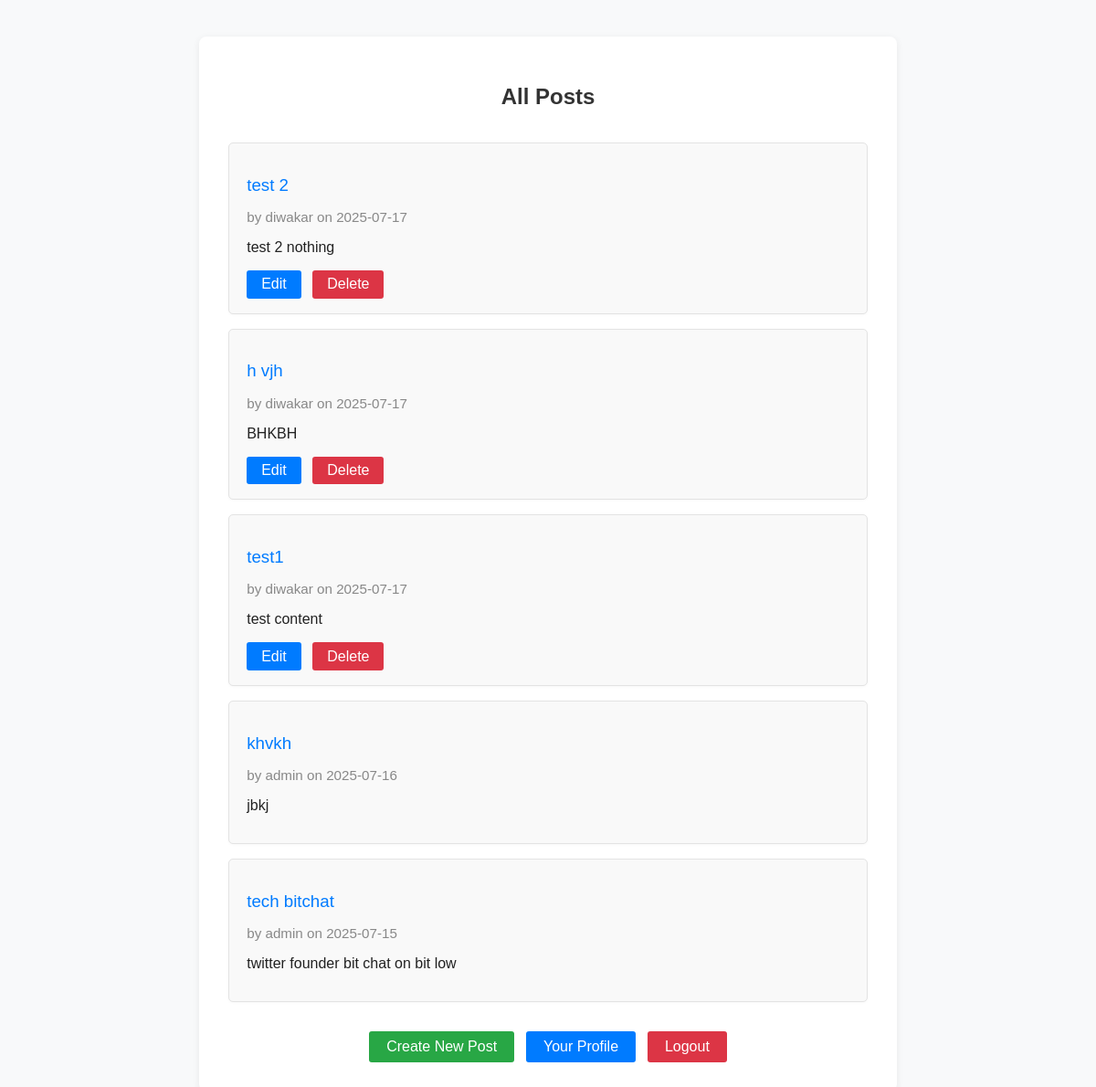
The page / (signed in) on the database its author committed.
### secureblog/models.py (models this page shows, shortened)
class Post(models.Model):
    title = models.CharField(max_length=200)
    content = models.TextField()
    created_at = models.DateTimeField(auto_now_add=True)
    last_modified = models.DateTimeField(auto_now=True)
    author = models.ForeignKey(User, on_delete=models.CASCADE)
    categories = models.ManyToManyField("Category", related_name="posts")
    is_published = models.BooleanField(default=True)  # <-- Add this field
    class Meta:
        ordering = ['-created_at']

### secureblog/views.py (the view)
class PostListView(ListView):
    model = Post
    template_name = 'secureblog/post_list.html'
    context_object_name = 'object_list'  # Fix for template compatibility
    queryset = Post.objects.filter(is_published=True) # select * from post where is_published = True

### secureblog/templates/secureblog/post_list.html (shortened to what this page needs)
<!DOCTYPE html>
<html lang="en">
  <head>
  </head>
  <body>
    <div class="container">
      <h2>All Posts</h2>
      {% for post in object_list %}
      <div class="post-item">
        <h3><a href="{% url 'post_detail' post.pk %}">{{ post.title }}</a></h3>
        <p class="post-meta">
          by {{ post.author }} on {{ post.created_at|date:"Y-m-d" }}
        </p>
        <p>{{ post.content|truncatewords:20 }}</p>
        {% if user == post.author %}
        <div class="post-actions">
          <a href="{% url 'post_update' post.pk %}">Edit</a>
          <a href="{% url 'post_delete' post.pk %}">Delete</a>
        </div>
        {% endif %}
      </div>
      {% empty %}
      <p>No posts found.</p>
      {% endfor %} {% if user.is_authenticated %}
      <div class="auth-actions">
        <a href="{% url 'post_create' %}">Create New Post</a>
        <a href="{% url 'dashboard' %}">Your Profile</a>
        <form method="post" action="{% url 'logout' %}">
          <button type="submit">Logout</button>
        </form>
      </div>
      {% else %}
      <div class="guest-actions">
        <a href="{% url 'register' %}">Register</a>
        <a href="{% url 'login' %}">Login</a>
      </div>
      {% endif %}
    </div>
  </body>
</html>

### secureblog/templates/secureblog/post_list.html (style rules this page uses)
body { background: #f8f9fa; font-family: Arial, sans-serif; color: #222; margin: 0; }
.container { max-width: 700px; margin: 40px auto; padding: 2em; background: #fff; border-radius: 8px; box-shadow: 0 2px 8px rgba(0, 0, 0, 0.07); }
h2 { color: #333; text-align: center; margin-bottom: 1.5em; }
.post-item { background: #f9f9f9; border: 1px solid #e3e3e3; border-radius: 5px; padding: 1em 1.2em; margin: 1em 0; box-shadow: 0 1px 3px rgba(0, 0, 0, 0.03); }
.post-item h3 { margin-bottom: 0.3em; }
.post-item a { color: #007bff; text-decoration: none; font-weight: 500; }
.post-meta { color: #888; font-size: 0.95em; margin-bottom: 0.5em; }
.post-actions a { background: #007bff; color: #fff; border: none; border-radius: 3px; padding: 0.4em 1em; margin-right: 0.5em; font-size: 1em; font-weight: 500; text-decoration: none; display: inline-block; transition: background 0.2s; }
.post-actions a:last-child { background: #dc3545; }
.auth-actions, .guest-actions { margin-top: 2em; text-align: center; }
.auth-actions a, .guest-actions a { background: #28a745; color: #fff; border: none; border-radius: 3px; padding: 0.5em 1.2em; margin-right: 0.5em; font-size: 1em; font-weight: 500; text-decoration: none; display: inline-block; transition: background 0.2s; }
.auth-actions a:nth-child(2) { background: #007bff; }
.auth-actions form { display: inline; }
.auth-actions button { background: #dc3545; color: #fff; border: none; border-radius: 3px; padding: 0.5em 1.2em; font-size: 1em; font-weight: 500; cursor: pointer; transition: background 0.2s; }

### rows shown on the page
Post: title "test 2", author "diwakar", created_at "2025-07-17", content "test 2 nothing", shows "Edit"
Post: title "h vjh", author "diwakar", created_at "2025-07-17", content "BHKBH", shows "Edit"
Post: title "test1", author "diwakar", created_at "2025-07-17", content "test content", shows "Edit"
Post: title "khvkh", author "admin", created_at "2025-07-16", content "jbkj"
Post: title "tech bitchat", author "admin", created_at "2025-07-15", content "twitter founder bit chat on bit low"
